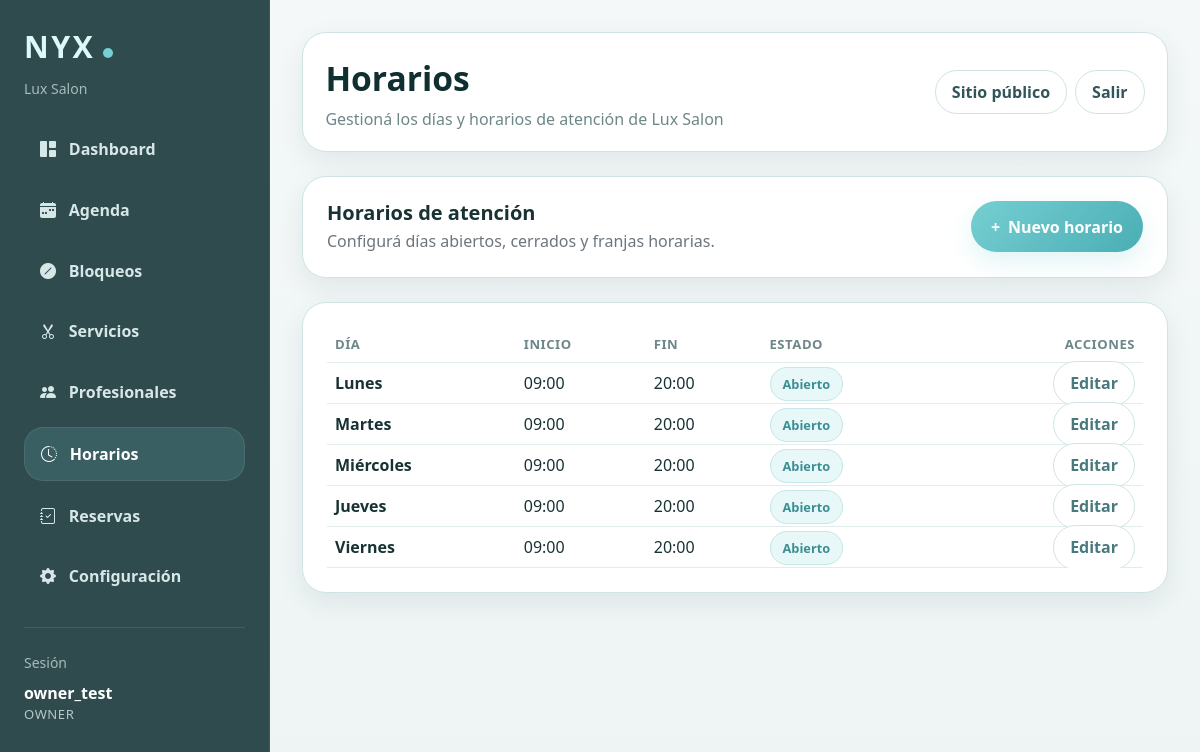
The page /panel/horarios/ (signed in) on the database its author committed.
### reservas/models.py (models this page shows, shortened)
class Salon(models.Model):
    PAYMENT_METHOD_CHOICES = [
        ('transfer', 'Transferencia'),
        ('integrated', 'Pago integrado'),
        ('both', 'Transferencia y pago integrado'),
    ]
    name = models.CharField('Nombre', max_length=120)
    email = models.EmailField('Email', blank=True)
    phone = models.CharField('Teléfono', max_length=30, blank=True)
    address = models.CharField('Dirección', max_length=200, blank=True)
    is_active = models.BooleanField('Activo', default=True)
    created_at = models.DateTimeField(auto_now_add=True)
    deposit_enabled = models.BooleanField('Requerir seña', default=False)
    deposit_percentage = models.PositiveIntegerField('Porcentaje de seña', default=0)
    allow_full_payment = models.BooleanField('Permitir pago total', default=False)
    full_payment_required = models.BooleanField('Requerir pago total', default=False)
    payment_method = models.CharField(
        'Método de pago',
        max_length=20,
        choices=PAYMENT_METHOD_CHOICES,
        default='transfer'
    )
    payment_instructions = models.TextField('Instrucciones de pago', blank=True)
    allow_client_cancellation = models.BooleanField(
        'Permitir cancelación online por cliente',
        default=True
    )
    cancellation_limit_hours = models.PositiveIntegerField(
        'Horas límite para cancelar online',
        default=24
    )
    allow_client_reschedule = models.BooleanField(
        'Permitir modificación online por cliente',
        default=False
    )
    reschedule_limit_hours = models.PositiveIntegerField(
        'Horas límite para modificar online',
        default=24
    )
    class Meta:
        verbose_name = 'Peluquería'
        verbose_name_plural = 'Peluquerías'
        ordering = ['name']

class SalonMembership(models.Model):
    ROLE_CHOICES = [
        ('owner', 'Dueña/o'),
        ('staff', 'Staff'),
    ]
    user = models.ForeignKey(
        User,
        on_delete=models.CASCADE,
        related_name='salon_memberships'
    )
    salon = models.ForeignKey(
        Salon,
        on_delete=models.CASCADE,
        related_name='memberships'
    )
    role = models.CharField(
        max_length=20,
        choices=ROLE_CHOICES,
        default='staff'
    )
    is_active = models.BooleanField(default=True)
    created_at = models.DateTimeField(auto_now_add=True)
    class Meta:
        verbose_name = 'Membresía de peluquería'
        verbose_name_plural = 'Membresías de peluquería'
        unique_together = ('user', 'salon')

class BusinessHours(models.Model):
    WEEKDAY_CHOICES = [
        (0, 'Lunes'),
        (1, 'Martes'),
        (2, 'Miércoles'),
        (3, 'Jueves'),
        (4, 'Viernes'),
        (5, 'Sábado'),
        (6, 'Domingo'),
    ]
    salon = models.ForeignKey(
        Salon,
        on_delete=models.CASCADE,
        related_name='business_hours',
        verbose_name='Peluquería',
    )
    weekday = models.IntegerField(choices=WEEKDAY_CHOICES)
    start_time = models.TimeField()
    end_time = models.TimeField()
    is_closed = models.BooleanField(default=False)
    class Meta:
        verbose_name = 'Horario de atención'
        verbose_name_plural = 'Horarios de atención'
        ordering = ['salon', 'weekday']
        unique_together = ['salon', 'weekday']

### reservas/panel_views.py (the view)
# urls.py: path('panel/horarios/', panel_views.panel_business_hours, name='panel_business_hours'),
@login_required
def panel_business_hours(request):
    if request.user.is_superuser:
        return redirect('/admin/')
    salon = get_user_salon(request.user)
    if not salon or not is_owner_user(request.user):
        raise PermissionDenied("Solo la dueña puede gestionar horarios.")
    hours = BusinessHours.objects.filter(salon=salon).order_by('weekday')
    context = {
        'panel_role': 'owner',
        'salon': salon,
        'hours': hours,
    }
    return render(request, 'reservas/panel/business_hours.html', context)

### reservas/panel_views.py (called while the page is built)
def get_user_membership(user):
    if not user.is_authenticated or user.is_superuser:
        return None
    return user.salon_memberships.filter(is_active=True).select_related('salon').first()

def get_user_salon(user):
    membership = get_user_membership(user)
    return membership.salon if membership else None

def is_owner_user(user):
    membership = get_user_membership(user)
    return bool(membership and membership.role == 'owner')

### reservas/templates/reservas/panel/business_hours.html (shortened to what this page needs)
{% extends "reservas/panel/base_panel.html" %}
{% block panel_title %}Horarios{% endblock %}
{% block panel_subtitle %}Gestioná los días y horarios de atención de {{ salon.name }}{% endblock %}
{% block panel_content %}
<div class="nyx-card p-4 mb-4">
  <div class="d-flex justify-content-between align-items-center flex-wrap gap-3">
    <div>
      <h5 class="fw-bold mb-1">Horarios de atención</h5>
      <div class="text-secondary">Configurá días abiertos, cerrados y franjas horarias.</div>
    </div>
    <div class="ms-auto">
      <a href="{% url 'panel_business_hours_create' %}" class="nyx-primary-btn">
        <span>+</span>
        <span>Nuevo horario</span>
      </a>
    </div>
  </div>
</div>
<div class="nyx-card p-4">
  {% if hours %}
    <div class="table-responsive">
      <table class="table nyx-table align-middle">
        <thead>
          <tr>
            <th>Día</th>
            <th>Inicio</th>
            <th>Fin</th>
            <th>Estado</th>
            <th class="text-end">Acciones</th>
          </tr>
        </thead>
        <tbody>
          {% for item in hours %}
            <tr>
              <td class="fw-semibold">{{ item.get_weekday_display }}</td>
              <td>
                {% if item.is_closed %}-{% else %}{{ item.start_time|time:"H:i" }}{% endif %}
              </td>
              <td>
                {% if item.is_closed %}-{% else %}{{ item.end_time|time:"H:i" }}{% endif %}
              </td>
              <td>
                {% if item.is_closed %}
                  <span class="nyx-badge" style="background:#fff3f3;color:#b54747;border-color:#f1caca;">Cerrado</span>
                {% else %}
                  <span class="nyx-badge">Abierto</span>
                {% endif %}
              </td>
              <td class="text-end">
                <a href="{% url 'panel_business_hours_edit' item.id %}" class="nyx-filter-btn">Editar</a>
              </td>
            </tr>
          {% endfor %}
        </tbody>
      </table>
    </div>
  {% else %}
    <div class="nyx-empty">
      Todavía no hay horarios configurados.
    </div>
  {% endif %}
</div>
{% endblock %}

### reservas/templates/reservas/panel/base_panel.html (shortened to what this page needs)
{% load static %}
<!DOCTYPE html>
<html lang="es">
<head>
  <link href="https://cdn.jsdelivr.net/npm/bootstrap@5.3.3/dist/css/bootstrap.min.css" rel="stylesheet">
  <link rel="stylesheet" href="https://cdn.jsdelivr.net/npm/bootstrap-icons@1.11.3/font/bootstrap-icons.min.css">
</head>
<body>
  <div class="container-fluid px-0">
    <div class="row g-0">
      <div class="col-lg-auto">
        <aside class="nyx-sidebar p-3 p-lg-4">
          <div class="mb-4">
            <div class="nyx-brand">NYX<span class="nyx-logo-dot"></span></div>
            <div class="small nyx-session-label mt-2">{{ salon.name }}</div>
          </div>
          <nav class="d-flex flex-column gap-2">
            <a href="{% url 'panel_dashboard' %}" class="nyx-nav-link {% if request.resolver_match.url_name == 'panel_dashboard' %}active{% endif %}">
              <i class="bi bi-grid-1x2-fill"></i>
              <span>Dashboard</span>
            </a>
            <a href="{% url 'panel_agenda' %}?quick=today" class="nyx-nav-link {% if request.resolver_match.url_name == 'panel_agenda' %}active{% endif %}">
              <i class="bi bi-calendar-week-fill"></i>
              <span>Agenda</span>
            </a>
            <a href="{% url 'panel_bloqueos' %}" class="nyx-nav-link {% if request.resolver_match.url_name == 'panel_bloqueos' %}active{% endif %}">
              <i class="bi bi-slash-circle-fill"></i>
              <span>Bloqueos</span>
            </a>
            {% if panel_role == 'owner' %}
              <a href="{% url 'panel_services' %}" class="nyx-nav-link ">
                <i class="bi bi-scissors"></i>
                <span>Servicios</span>
              </a>
              <a href="{% url 'panel_employees' %}" class="nyx-nav-link ">
                <i class="bi bi-people-fill"></i>
                <span>Profesionales</span>
              </a>
              <a href="{% url 'panel_business_hours' %}" class="nyx-nav-link {% if request.resolver_match.url_name == 'panel_business_hours' or request.resolver_match.url_name == 'panel_business_hours_create' or request.resolver_match.url_name == 'panel_business_hours_edit' %}active{% endif %}">
                <i class="bi bi-clock-history"></i>
                <span>Horarios</span>
              </a>
              <a href="{% url 'panel_bookings' %}" class="nyx-nav-link {% if request.resolver_match.url_name == 'panel_bookings' or request.resolver_match.url_name == 'panel_booking_detail' %}active{% endif %}">
                <i class="bi bi-journal-check"></i>
                <span>Reservas</span>
              </a>
              <a href="{% url 'panel_settings' %}" class="nyx-nav-link {% if request.resolver_match.url_name == 'panel_settings' %}active{% endif %}">
                <i class="bi bi-gear-fill"></i>
                <span>Configuración</span>
              </a>
            {% endif %}
          </nav>
          <div class="mt-4 pt-4 border-top border-light border-opacity-10">
            <div class="small nyx-session-label mb-2">Sesión</div>
            <div class="nyx-session-user">{{ request.user.username }}</div>
            <div class="nyx-session-role">{{ panel_role }}</div>
          </div>
        </aside>
      </div>
      <div class="col">
        <main class="nyx-main">
          <div class="nyx-topbar d-flex justify-content-between align-items-center flex-wrap gap-3">
            <div>
              <div class="nyx-panel-title">{% block panel_title %}Panel{% endblock %}</div>
              <p class="nyx-panel-subtitle">{% block panel_subtitle %}Gestión interna NYX{% endblock %}</p>
            </div>
            <div class="d-flex align-items-center gap-2">
              <a href="/" class="nyx-outline-light">Sitio público</a>
              <a href="{% url 'panel_logout' %}" class="nyx-outline-light">Salir</a>
            </div>
          </div>
          {% block panel_content %}{% endblock %}
        </main>
      </div>
    </div>
  </div>
</body>
</html>

### reservas/templates/reservas/panel/base_panel.html (style rules this page uses)
:root { --nyx-bg: #eef4f4; --nyx-surface: #ffffff; --nyx-surface-soft: #f8fbfb; --nyx-border: #cfe4e5; --nyx-primary: #76cfd2; --nyx-primary-strong: #4aaeb4; --nyx-primary-dark: #2f4b4d; --nyx-text: #183234; --nyx-muted: #6d8789; --nyx-shadow: 0 10px 28px rgba(31, 55, 58, .08); --nyx-radius: 1.5rem; }
body { background: linear-gradient(180deg, #f4f8f8 0%, #eef4f4 100%); color: var(--nyx-text); min-height: 100vh; font-family: system-ui, -apple-system, BlinkMacSystemFont, "Segoe UI", sans-serif; }
.nyx-primary-btn { display: inline-flex; align-items: center; justify-content: center; gap: .5rem; border: none; border-radius: 999px; padding: .85rem 1.25rem; background: linear-gradient(135deg, var(--nyx-primary), var(--nyx-primary-strong)); color: #fff !important; font-weight: 800; text-decoration: none !important; transition: .2s ease; box-shadow: 0 10px 24px rgba(118, 207, 210, .22); }
.nyx-sidebar { width: 270px; min-height: 100vh; background: #2f4b4d; border-right: 1px solid rgba(255,255,255,.08); position: sticky; top: 0; color: #eaf6f6; }
.nyx-brand { font-size: 1.9rem; font-weight: 800; letter-spacing: .08em; color: #dff8f8; }
.nyx-logo-dot { display:inline-block; width:10px; height:10px; border-radius:50%; background: var(--nyx-primary); margin-left: 8px; }
.nyx-nav-link { display:flex; align-items:center; gap:.8rem; padding:.9rem 1rem; border-radius: 1.2rem; color: #d7e7e8; text-decoration:none; transition:.2s ease; font-weight: 700; }
.nyx-nav-link:hover, .nyx-nav-link.active { color: #ffffff; background: rgba(118, 207, 210, .16); border: 1px solid rgba(255,255,255,.08); }
.nyx-main { padding: 2rem; }
.nyx-topbar { background: var(--nyx-surface); border: 1px solid var(--nyx-border); border-radius: var(--nyx-radius); padding: 1.25rem 1.4rem; box-shadow: var(--nyx-shadow); margin-bottom: 1.5rem; }
.nyx-card { background: var(--nyx-surface); border: 1px solid var(--nyx-border); border-radius: var(--nyx-radius); box-shadow: var(--nyx-shadow); }
.nyx-panel-title { font-size: 2.1rem; font-weight: 800; margin-bottom: .2rem; color: #0f2f31; }
.nyx-panel-subtitle { color: var(--nyx-muted); margin-bottom: 0; }
.nyx-table { --bs-table-bg: transparent; --bs-table-color: var(--nyx-text); --bs-table-border-color: #e1eded; margin-bottom: 0; }
.nyx-table thead th { color: var(--nyx-muted); font-size: .82rem; text-transform: uppercase; letter-spacing: .04em; border-bottom-color: #e1eded; }
.nyx-badge { background: #e8f7f7; color: #3a8f94; border: 1px solid #c7e7e8; border-radius: 999px; padding: .45rem .75rem; font-size: .8rem; font-weight: 700; }
.nyx-filter-btn { border-radius: 999px; padding: .65rem 1rem; border: 1px solid var(--nyx-border); color: #48797d; background: #fff; text-decoration: none; font-weight: 700; transition: .2s ease; }
.nyx-session-label { color: rgba(234, 246, 246, .65); }
.nyx-session-user { color: #ffffff; font-weight: 700; }
.nyx-session-role { color: rgba(234, 246, 246, .72); text-transform: uppercase; font-size: .82rem; letter-spacing: .04em; }
.nyx-outline-light { border-radius: 999px; padding: .55rem 1rem; border: 1px solid var(--nyx-border); background: #fff; color: #315558; text-decoration: none; font-weight: 700; transition: .2s ease; }

### rows shown on the page
Salon: name "Lux Salon"
SalonMembership: role "OWNER"
BusinessHours: weekday "Lunes", start_time "09:00", end_time "20:00", is_closed "Abierto"
BusinessHours: weekday "Martes", start_time "09:00", end_time "20:00", is_closed "Abierto"
BusinessHours: weekday "Miércoles", start_time "09:00", end_time "20:00", is_closed "Abierto"
BusinessHours: weekday "Jueves", start_time "09:00", end_time "20:00", is_closed "Abierto"
BusinessHours: weekday "Viernes", start_time "09:00", end_time "20:00", is_closed "Abierto"

### other values the page prints
{{ request.user.username }} "owner_test"
